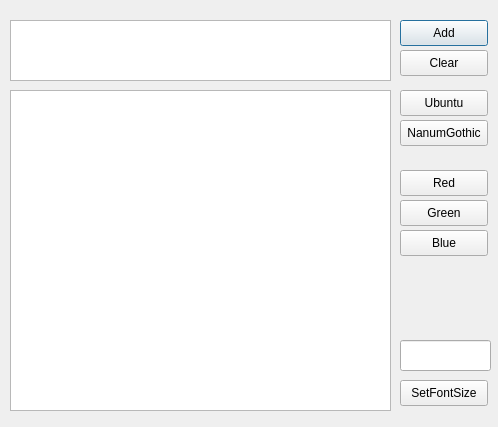
<?xml version="1.0" encoding="UTF-8"?>
<ui version="4.0">
 <class>Dialog</class>
 <widget class="QDialog" name="Dialog">
  <property name="geometry">
   <rect>
    <x>0</x>
    <y>0</y>
    <width>498</width>
    <height>427</height>
   </rect>
  </property>
  <property name="windowTitle">
   <string>Dialog</string>
  </property>
  <widget class="QTextEdit" name="outputText">
   <property name="geometry">
    <rect>
     <x>10</x>
     <y>90</y>
     <width>381</width>
     <height>321</height>
    </rect>
   </property>
   <property name="readOnly">
    <bool>true</bool>
   </property>
  </widget>
  <widget class="QPushButton" name="addButton">
   <property name="geometry">
    <rect>
     <x>400</x>
     <y>20</y>
     <width>88</width>
     <height>26</height>
    </rect>
   </property>
   <property name="text">
    <string>Add</string>
   </property>
  </widget>
  <widget class="QPushButton" name="clearButton">
   <property name="geometry">
    <rect>
     <x>400</x>
     <y>50</y>
     <width>88</width>
     <height>26</height>
    </rect>
   </property>
   <property name="text">
    <string>Clear</string>
   </property>
  </widget>
  <widget class="QTextEdit" name="inputText">
   <property name="geometry">
    <rect>
     <x>10</x>
     <y>20</y>
     <width>381</width>
     <height>61</height>
    </rect>
   </property>
  </widget>
  <widget class="QPushButton" name="fontButton">
   <property name="geometry">
    <rect>
     <x>400</x>
     <y>90</y>
     <width>88</width>
     <height>26</height>
    </rect>
   </property>
   <property name="text">
    <string>Ubuntu</string>
   </property>
  </widget>
  <widget class="QPushButton" name="fontButton_2">
   <property name="geometry">
    <rect>
     <x>400</x>
     <y>120</y>
     <width>88</width>
     <height>26</height>
    </rect>
   </property>
   <property name="text">
    <string>NanumGothic</string>
   </property>
  </widget>
  <widget class="QPushButton" name="colorButton">
   <property name="geometry">
    <rect>
     <x>400</x>
     <y>170</y>
     <width>88</width>
     <height>26</height>
    </rect>
   </property>
   <property name="text">
    <string>Red</string>
   </property>
  </widget>
  <widget class="QPushButton" name="colorButton_2">
   <property name="geometry">
    <rect>
     <x>400</x>
     <y>200</y>
     <width>88</width>
     <height>26</height>
    </rect>
   </property>
   <property name="text">
    <string>Green</string>
   </property>
  </widget>
  <widget class="QPushButton" name="colorButton_3">
   <property name="geometry">
    <rect>
     <x>400</x>
     <y>230</y>
     <width>88</width>
     <height>26</height>
    </rect>
   </property>
   <property name="text">
    <string>Blue</string>
   </property>
  </widget>
  <widget class="QLineEdit" name="fontSizeLine">
   <property name="geometry">
    <rect>
     <x>400</x>
     <y>340</y>
     <width>91</width>
     <height>31</height>
    </rect>
   </property>
  </widget>
  <widget class="QPushButton" name="fontSizeButton">
   <property name="geometry">
    <rect>
     <x>400</x>
     <y>380</y>
     <width>88</width>
     <height>26</height>
    </rect>
   </property>
   <property name="text">
    <string>SetFontSize</string>
   </property>
  </widget>
 </widget>
 <resources/>
 <connections/>
</ui>
